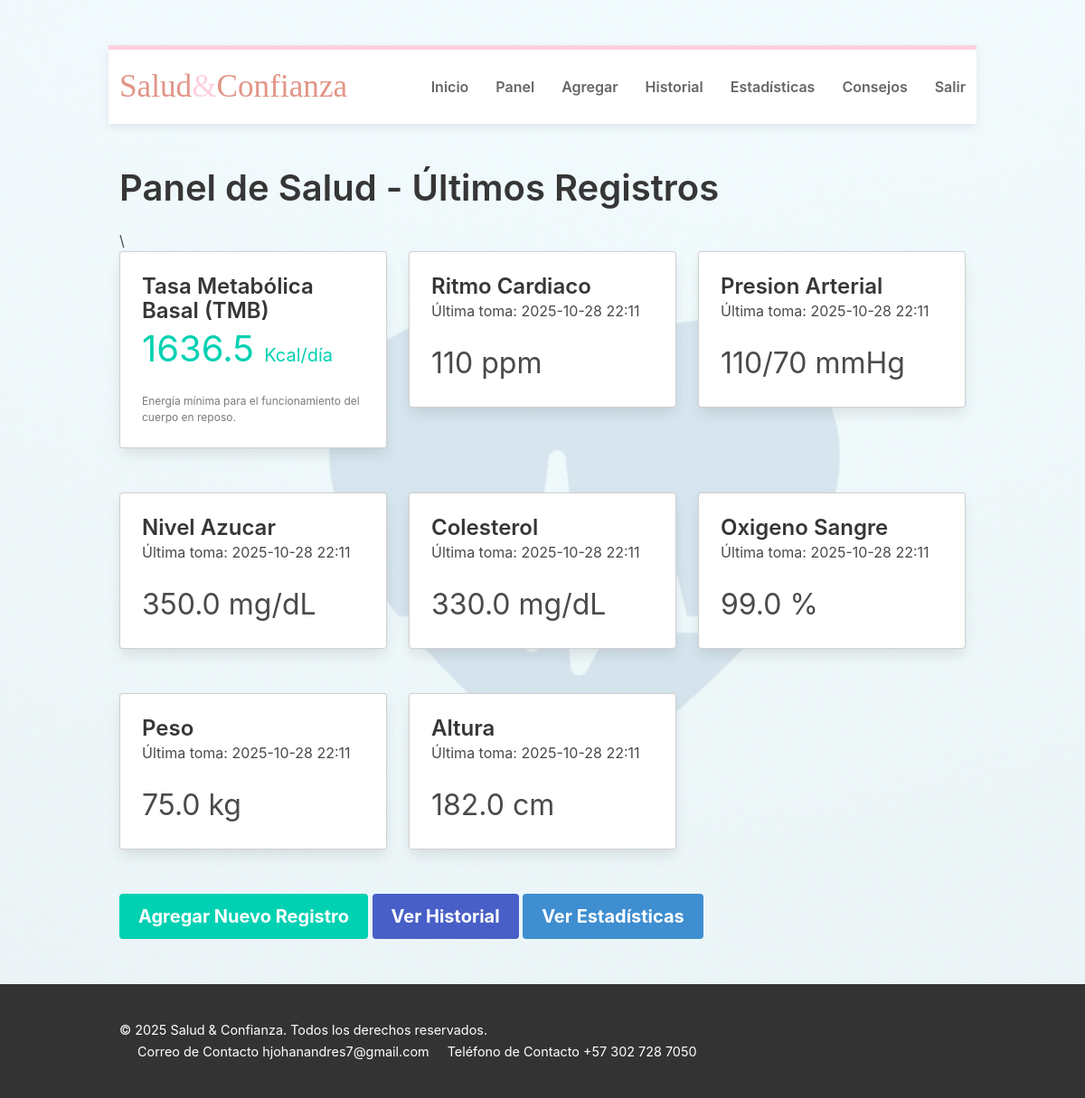
The page / (signed in) on the database as committed earlier.
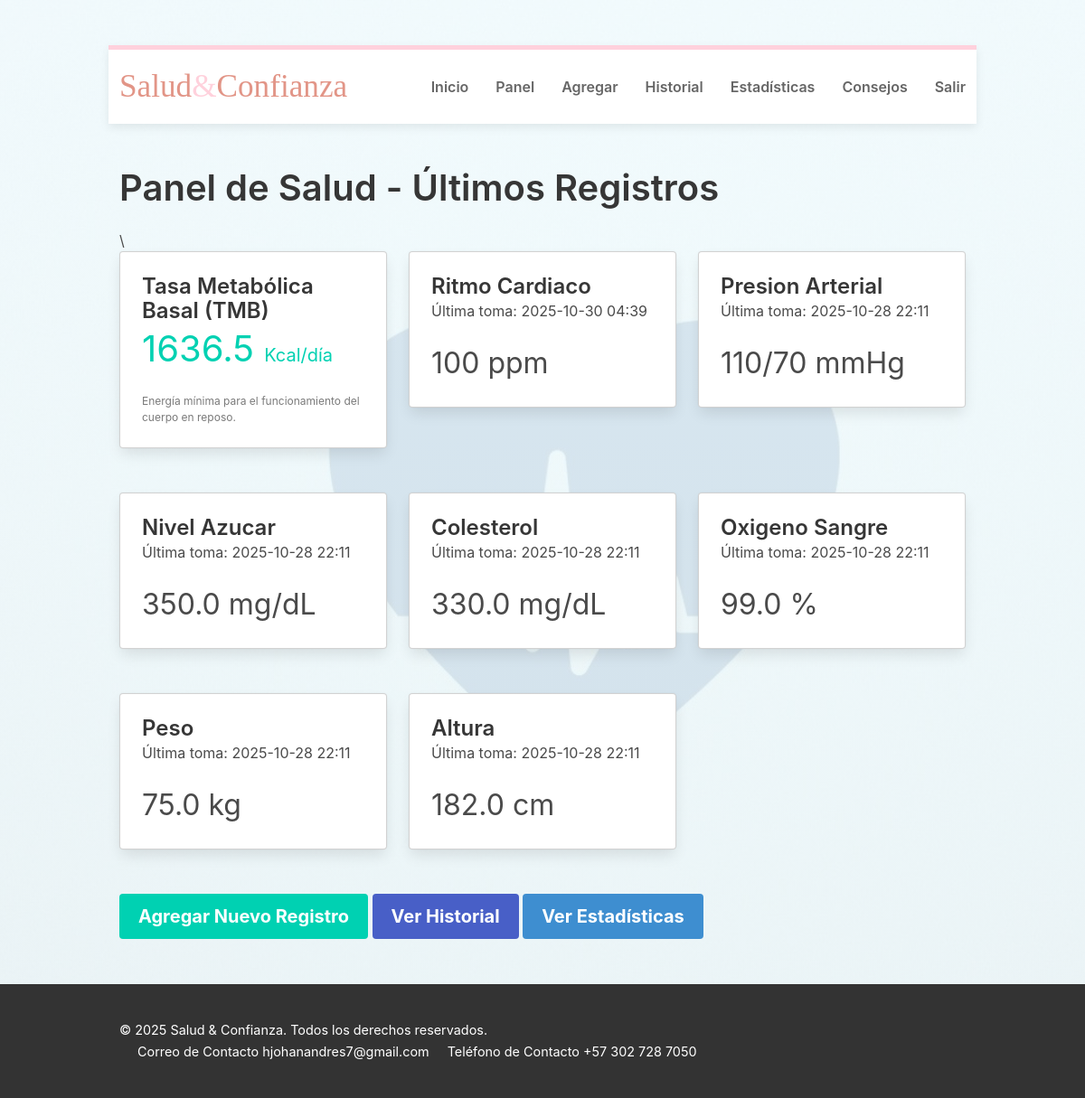
The same page on the database as committed later.
### app.py (models this page shows, shortened)
class HealthMetricMixin:
    id = db.Column(db.Integer, primary_key=True)
    fecha = db.Column(db.DateTime, nullable=False, default=datetime.utcnow)
    usuario_id = db.Column(db.Integer, db.ForeignKey("usuario.id"), nullable=False)

class RitmoCardiaco(HealthMetricMixin, db.Model):
    valor = db.Column(db.Integer, nullable=False)
    __tablename__ = 'ritmo_cardiaco'

class PresionArterial(HealthMetricMixin, db.Model):
    sistolica = db.Column(db.Integer, nullable=False)
    diastolica = db.Column(db.Integer, nullable=False)
    __tablename__ = 'presion_arterial'

class NivelAzucar(HealthMetricMixin, db.Model):
    valor = db.Column(db.Float, nullable=False)
    __tablename__ = 'nivel_azucar'

class Colesterol(HealthMetricMixin, db.Model):
    valor = db.Column(db.Float, nullable=False)
    __tablename__ = 'colesterol'

class OxigenoSangre(HealthMetricMixin, db.Model):
    valor = db.Column(db.Float, nullable=False)
    __tablename__ = 'oxigeno_sangre'

class Peso(HealthMetricMixin, db.Model):
    valor = db.Column(db.Float, nullable=False)
    __tablename__ = 'peso'

class Altura(HealthMetricMixin, db.Model):
    valor = db.Column(db.Float, nullable=False)
    __tablename__ = 'altura'

### app.py (the view)
@app.route('/')
def index():
    if 'usuario_id' not in session:
        return redirect(url_for('login'))
    user_id = session['usuario_id']
    latest_metrics = {
        'ritmo_cardiaco': get_latest_record(RitmoCardiaco, user_id),
        'presion_arterial': get_latest_record(PresionArterial, user_id),
        'nivel_azucar': get_latest_record(NivelAzucar, user_id),
        'colesterol': get_latest_record(Colesterol, user_id),
        'oxigeno_sangre': get_latest_record(OxigenoSangre, user_id),
        'peso': get_latest_record(Peso, user_id),
        'altura': get_latest_record(Altura, user_id),
    }
    tmb_valor, tmb_error = calcular_tmb(user_id) # Llama a la nueva función
    return render_template('index.html',
                           latest_metrics=latest_metrics,
                           tmb_valor=tmb_valor,
                           tmb_error=tmb_error)

### app.py (called while the page is built)
def get_latest_record(model_class, user_id):
    return model_class.query.filter_by(usuario_id=user_id).order_by(model_class.fecha.desc()).first()

### templates/index.html (shortened to what this page needs)
{% extends 'base.html' %}
{% block content %}
{% include "barra_nav.html" %}
<div class="container">
    <h1 class="title is-2">Panel de Salud - Últimos Registros</h1>
    {% with messages = get_flashed_messages(with_categories=true) %}
        \
    {% endwith %}
    <div class="columns is-multiline">
        <div class="column is-one-third">
            <div class="card is-info-card"> <div class="card-content">
                    <p class="title is-4">Tasa Metabólica Basal (TMB)</p>
                    {% if tmb_valor %}
                        <p class="subtitle is-2 has-text-primary">{{ tmb_valor }} <span class="is-size-5 has-text-weight-normal">Kcal/día</span></p>
                        <p class="is-size-7 has-text-grey">Energía mínima para el funcionamiento del cuerpo en reposo.</p>
                    {% else %}
                        <p class="notification is-warning is-small">
                            <i class="fas fa-exclamation-triangle"></i>
                            No se pudo calcular. Motivo: {{ tmb_error }}.
                        </p>
                    {% endif %}
                </div>
            </div>
        </div>
        {% if latest_metrics %}
            {% for metric_key, record in latest_metrics.items() %}
                {% if record and metric_key not in ['peso', 'altura'] %}
                    <div class="column is-one-third">
                        <div class="card">
                            <div class="card-content">
                                <p class="title is-4 is-capitalized">{{ metric_key | replace('_', ' ') }}</p>
                                <p class="subtitle is-6">Última toma: {{ record.fecha.strftime('%Y-%m-%d %H:%M') }}</p>
                                <p class="is-size-3">
                                    {% if metric_key == 'presion_arterial' %}
                                        {{ record.sistolica }}/{{ record.diastolica }} mmHg
                                    {% elif metric_key == 'ritmo_cardiaco' %}
                                        {{ record.valor }} ppm
                                    {% elif metric_key == 'nivel_azucar' or metric_key == 'colesterol' %}
                                        {{ record.valor }} mg/dL
                                    {% elif metric_key == 'oxigeno_sangre' %}
                                        {{ record.valor }} %
                                    {% else %}
                                        {{ record.valor }}
                                    {% endif %}
                                </p>
                            </div>
                        </div>
                    </div>
                {% endif %}
            {% endfor %}
            {% for metric_key in ['peso', 'altura'] %}
                {% set record = latest_metrics.get(metric_key) %}
                {% if record %}
                    <div class="column is-one-third">
                        <div class="card">
                            <div class="card-content">
                                <p class="title is-4 is-capitalized">{{ metric_key | replace('_', ' ') }}</p>
                                <p class="subtitle is-6">Última toma: {{ record.fecha.strftime('%Y-%m-%d %H:%M') }}</p>
                                <p class="is-size-3">{{ record.valor }} {% if metric_key == 'peso' %}kg{% else %}cm{% endif %}</p>
                            </div>
                        </div>
                    </div>
                {% endif %}
            {% endfor %}
        {% else %}
             <div class="column is-full">
                <p class="notification is-info">No se encontraron registros recientes. Por favor, <a href="{{ url_for('agregar_registro') }}">agrega un nuevo registro</a>.</p>
            </div>
        {% endif %}
    </div>
    <div class="block">
        <a href="{{ url_for('agregar_registro') }}" class="button is-primary is-medium">Agregar Nuevo Registro</a>
        <a href="{{ url_for('historial') }}" class="button is-link is-medium">Ver Historial</a>
        <a href="{{ url_for('estadisticas') }}" class="button is-info is-medium">Ver Estadísticas</a>
    </div>
</div>
{% endblock %}

Rows that differ between the two databases and show on the page:
no longer on this page (row unchanged): RitmoCardiaco: metric_key "Ritmo Cardiaco", fecha "2025-10-28 22:11", valor "110"
added RitmoCardiaco: metric_key "Ritmo Cardiaco", fecha "2025-10-30 04:39", valor "100"
